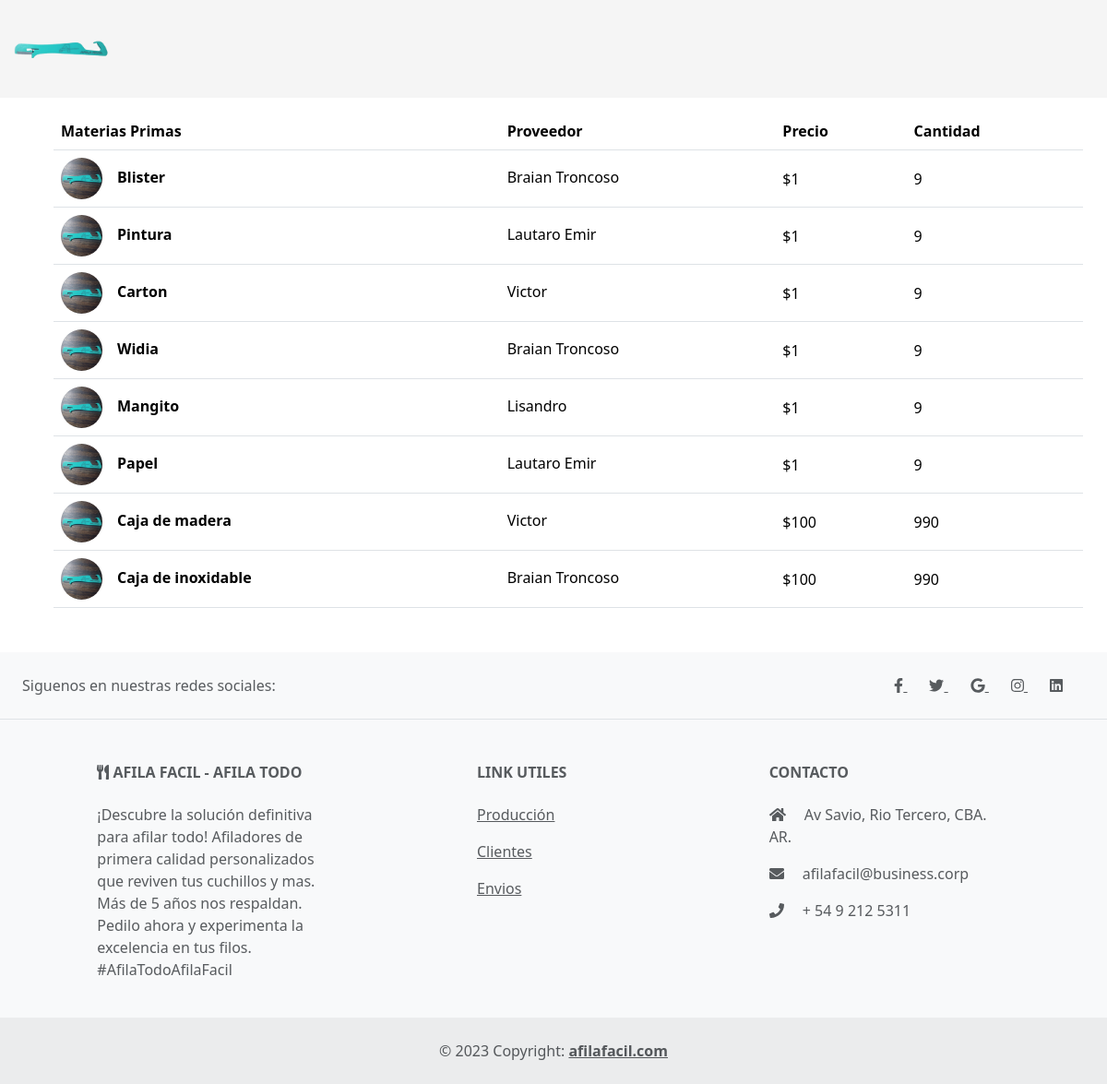
Screenshot of /materias_primas/ with the database file from the repository.
### materias_primas/models.py (models this page shows, shortened)
class Materias(models.Model):
    nombre = models.CharField(max_length=45)
    precio = models.IntegerField()
    cantidad = models.IntegerField()
    proveedores = models.ForeignKey(Proveedores, null=True, blank=True, on_delete=models.SET_NULL, related_name='materias')
    imagen = models.CharField(max_length=100)
    def get_imagen_url(self):
        if self.imagen:
            return f"/static/img/{self.imagen}"
        else:
            return "/static/img/afilador.jpeg"
    class Meta:
        db_table = 'materias'
        verbose_name = "Materia"

### proveedores/models.py (models this page shows, shortened)
class Proveedores(models.Model):
    nombre = models.CharField(max_length=50)
    detalle = models.CharField(max_length=200, blank=True)
    direccion = models.CharField(max_length=100)
    telefono = models.IntegerField(null=True, blank=True)
    email = models.CharField(max_length=100)
    imagen = models.TextField(null=True, blank=True)
    class Meta:
        db_table = 'proveedores'
        verbose_name = "Proveedores"

### materias_primas/views.py (the view)
# urls.py: path('', views.mostrar_materias_primas, name='materias_primas'),
def mostrar_materias_primas(request):
    materias = Materias.objects.all()
    return render(request, 'materias_primas.html', {'materias': materias, 'mensaje': "No hay Materia Prima"})

### materias_primas/templates/materias_primas.html (shortened to what this page needs)
{% extends "materias_primas/layout.html" %}
{% load static %}
{% block content %}
{% if materias%}
<div class="container">
    <table class="table align-middle mb-0 bg-white m-3 mb-5">
        <thead class="bg-light">
        <tr>
            <th>Materias Primas</th>
            <th>Proveedor</th>
            <th>Precio</th>
            <th>Cantidad</th>
        </tr>
        </thead>
        <tbody>
        {% for materia in materias %}
            <tr>
                <td>
                <div class="d-flex align-items-center">
                    <img
                        src="{{ materia.get_imagen_url }}"
                        alt="NO-IMG"
                        style="width: 45px; height: 45px"
                        class="rounded-circle"
                        />
                    <div class="ms-3">
                    <p class="fw-bold mb-1 ml-2">{{materia.nombre}}</p>
                    </div>
                </div>
                </td>
                <td>
                <p class="fw-normal mb-1">{{ materia.proveedores.nombre }} {{ materia.proveedores.apellido}}</p>
                </td>
                <td>${{ materia.precio }}</td>
                <td>{{ materia.cantidad }}</td>
            </tr>
        {%endfor%}
        </tbody>
    </table>
{%else%}
    {{ mensaje }}
{%endif%}
</div>
{% endblock %}

### rows the page displays
Materias: nombre "Blister", proveedores.nombre "Braian Troncoso", precio "1", cantidad "9"
Materias: nombre "Pintura", proveedores.nombre "Lautaro Emir", precio "1", cantidad "9"
Materias: nombre "Carton", proveedores.nombre "Victor", precio "1", cantidad "9"
Materias: nombre "Widia", proveedores.nombre "Braian Troncoso", precio "1", cantidad "9"
Materias: nombre "Mangito", proveedores.nombre "Lisandro", precio "1", cantidad "9"
Materias: nombre "Papel", proveedores.nombre "Lautaro Emir", precio "1", cantidad "9"
Materias: nombre "Caja de madera", proveedores.nombre "Victor", precio "100", cantidad "990"
Materias: nombre "Caja de inoxidable", proveedores.nombre "Braian Troncoso", precio "100", cantidad "990"
